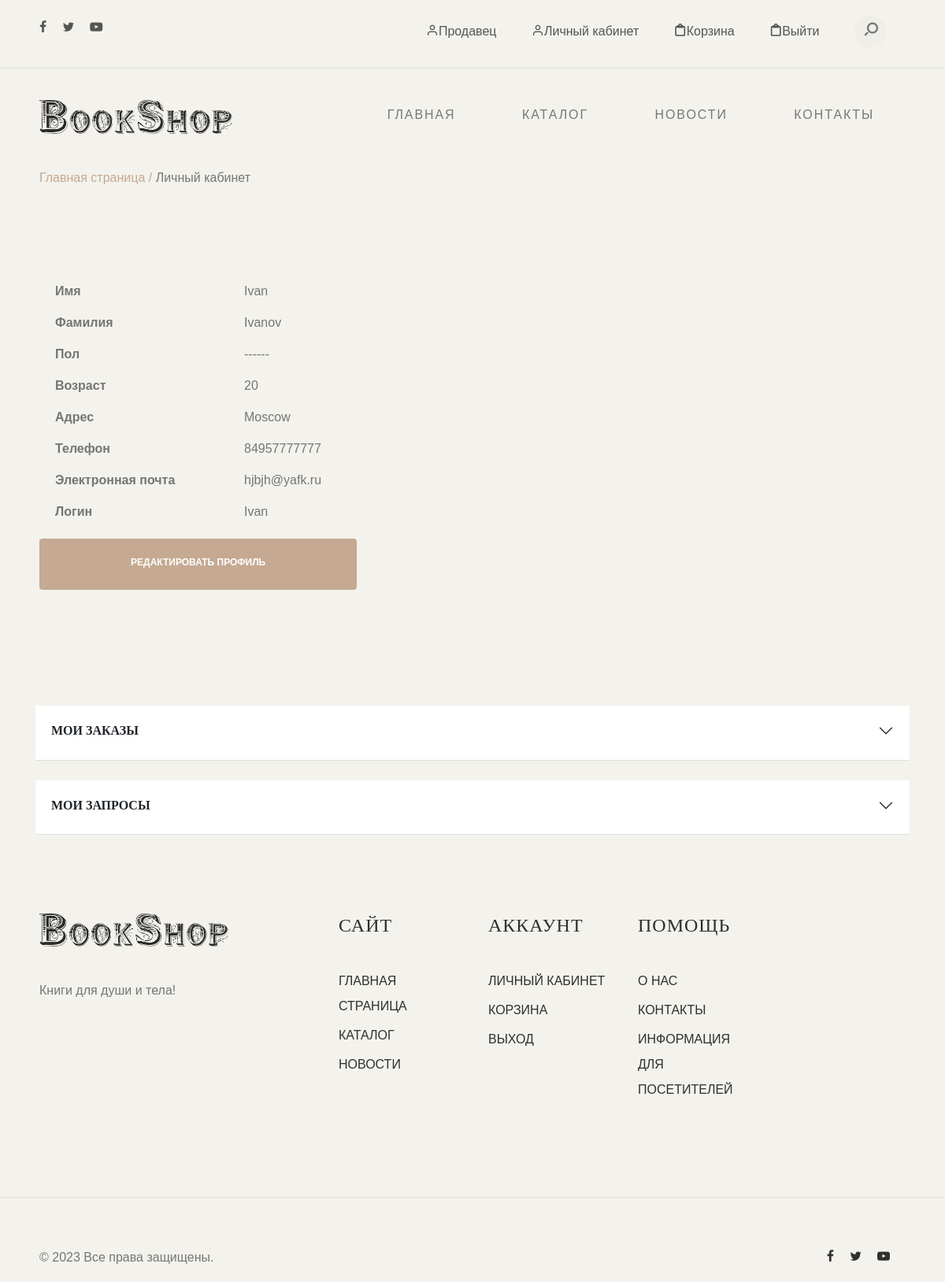
The app's page /profile/ (signed in), older data.
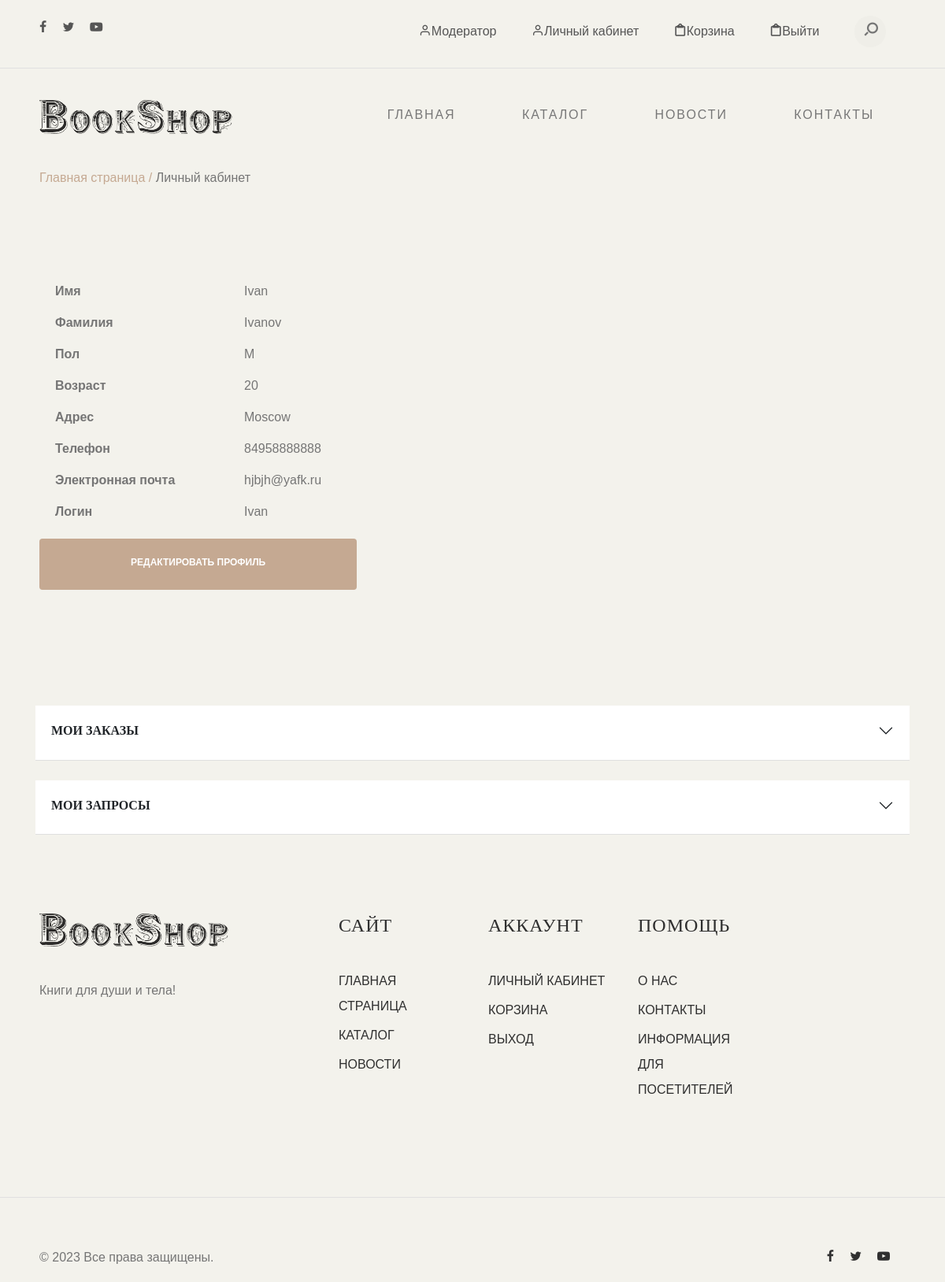
The same page, newer data.
### authapp/models.py (models this page shows, shortened)
class User(AbstractUser):
    NOT_SELECTED = '------'
    GENDER = {
        (NOT_SELECTED, '------'),
        ('М', 'М'),
        ('Ж', 'Ж')
    }
    DEFAULT = '------'
    GROUP_USER = {
        (DEFAULT, 'Customer'),
        ('Seller', 'Seller'),
        ('Moderator', 'Moderator')
    }
    gender = models.CharField(max_length=20, choices=GENDER, default=NOT_SELECTED)
    in_group = models.CharField(max_length=20, choices=GROUP_USER, default=DEFAULT)
    age = models.PositiveIntegerField(default=0)
    address = models.CharField(max_length=100)
    telephone = models.CharField(max_length=30)
    date_update = models.DateField(auto_now_add=True)

### authapp/views.py (the view)
# urls.py: path('profile/', profile, name='profile'),
@login_required
def profile(request):
    return render(request, 'authapp/profile.html')

### authapp/templates/authapp/profile.html (shortened to what the changed rows need)
{% extends 'mainapp/extends/base.html'%}
{% load static %}
{% block  content %}
<div id="header-wrap">
    {% include 'mainapp/includes/header.html'%}
</div>
<section class="padding-large">
    <div class="container">
        <div class="row">
            <div class="col-md-8">
                <div class="row">
                    <div class="col-md-12">
                        <div class="col-md-4">
                            <label class="text">Имя</label>
                        </div>
                        <div class="col-md-4">
                            {{ user.first_name }}
                        </div>
                    </div>
                    <div class="col-md-12">
                        <div class="col-md-4">
                            <label class="text">Фамилия</label>
                        </div>
                        <div class="col-md-4">
                            {{ user.last_name }}
                        </div>
                    </div>
                    <div class="col-md-12">
                        <div class="col-md-4">
                            <span class="text">{{ user.gender }}</span>
                        </div>
                    </div>
                    <div class="col-md-12">
                        <div class="col-md-4">
                            <label class="text">Возраст</label>
                        </div>
                        <div class="col-md-4">
                            {{ user.age }}
                        </div>
                    </div>
                    <div class="col-md-12">
                        <div class="col-md-4">
                            <label class="text">Адрес</label>
                        </div>
                        <div class="col-md-4">
                            {{ user.address }}
                        </div>
                    </div>
                    <div class="col-md-12">
                        <div class="col-md-4">
                            <label class="text">Телефон</label>
                        </div>
                        <div class="col-md-4">
                            {{ user.telephone }}
                        </div>
                    </div>
                    <div class="col-md-12">
                        <div class="col-md-4">
                            <label class="text">Электронная почта</label>
                        </div>
                        <div class="col-md-4">
                            {{ user.email }}
                        </div>
                    </div>
                    <div class="col-md-12">
                        <div class="col-md-4">
                            <label class="text">Логин</label>
                        </div>
                        <div class="col-md-4">
                            {{ user.username }}
                        </div>
                    </div>
                </div>
            </div>
        </div>
    </div>
</section>
<section>
    <div class="container">
        <div class="row">
            <div class="col">
                <div class="accordion" id="accordionExample">
                    <div class="accordion-item">
                        <h2 class="accordion-header" id="headingOne">
                            <button class="accordion-button collapsed" type="button" data-bs-toggle="collapse"
                                    data-bs-target="#collapseOne" aria-expanded="false" aria-controls="collapseOne">
                                Мои заказы
                            </button>
                        </h2>
                    </div>
                </div>
            </div>
        </div>
    </div>
</section>
<section>
    <div class="container">
        <div class="row">
            <div class="col">
                <div class="accordion" id="accordion2">
                    <div class="accordion-item">
                        <h2 class="accordion-header" id="headingTwo">
                            <button class="accordion-button collapsed" type="button" data-bs-toggle="collapse"
                                    data-bs-target="#collapseTwo" aria-expanded="false" aria-controls="collapseTwo">
                                Мои запросы
                            </button>
                        </h2>
                    </div>
                </div>
            </div>
        </div>
    </div>
</section>
{% endblock %}

Row changes from the older to the newer data that the page shows:
changed User "Ivan": in_group "Seller" → "Moderator" (drawn); gender "------" → "М"; telephone "84957777777" → "84958888888"
Text that changed along with them:
text no longer shown: "Продавец"
text now shown: "Модератор"
